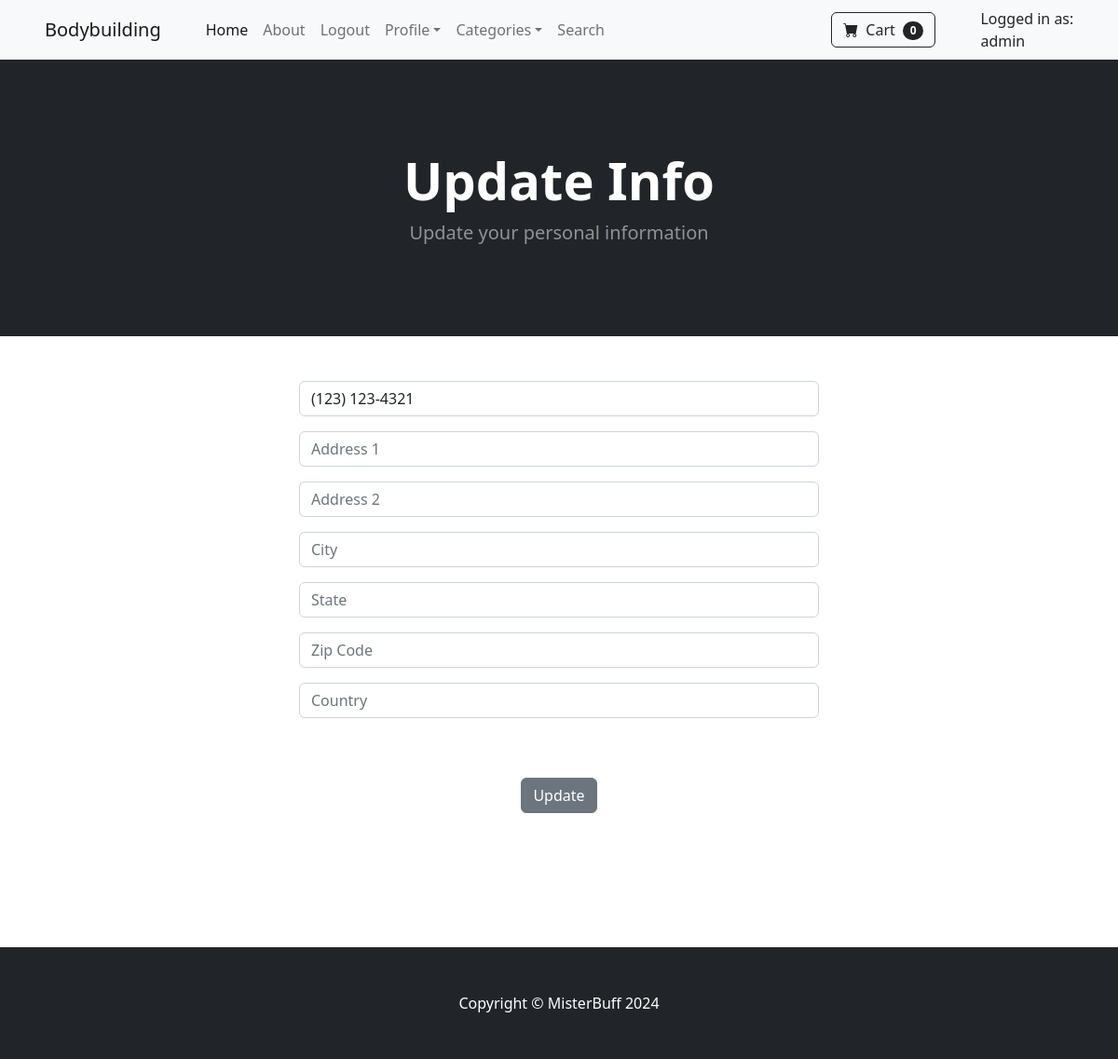
The app's page /update_info/ (signed in), older data.
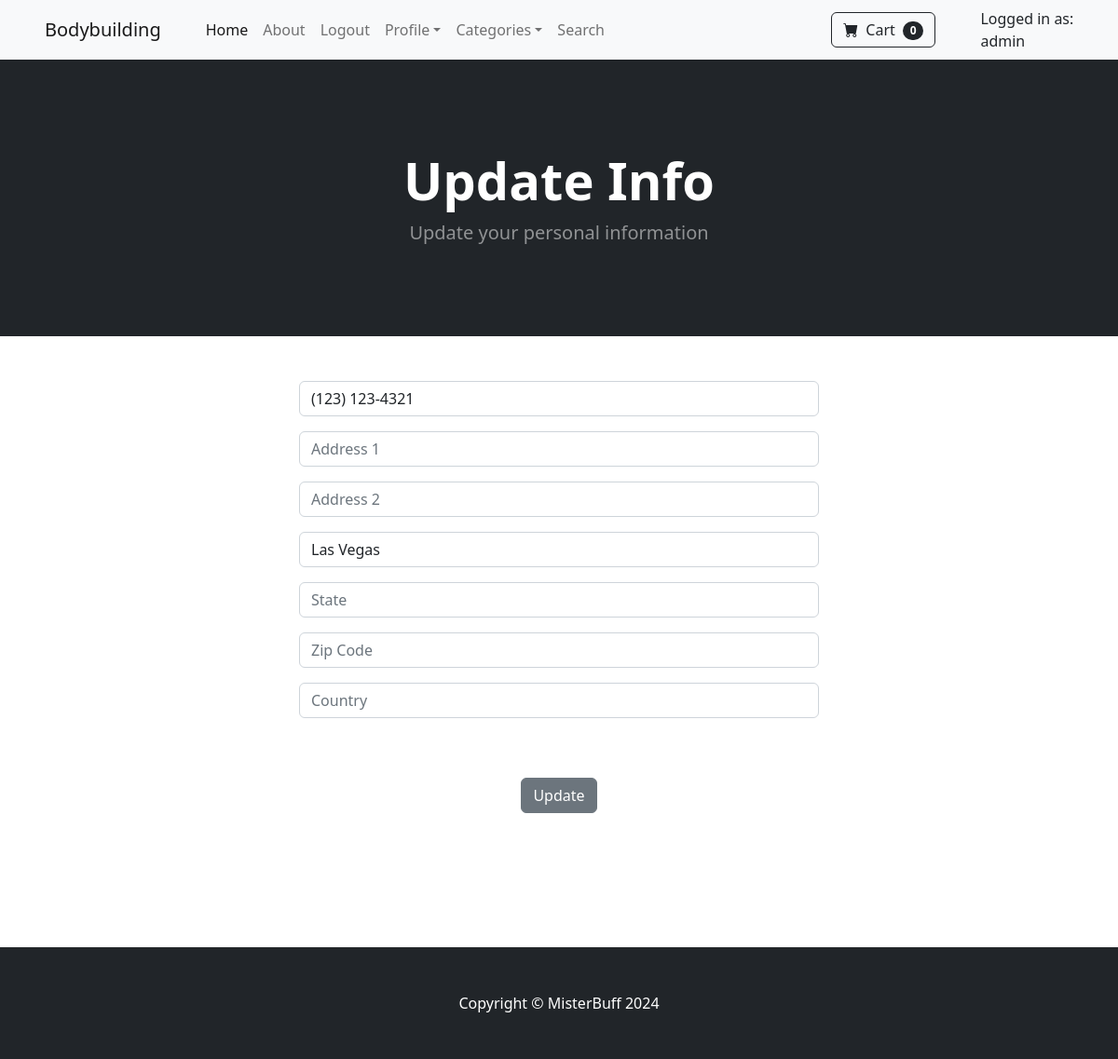
The same page, newer data.
### store/models.py (models this page shows, shortened)
class Profile(
    models.Model
):  # This profile model gives every user a profile. It's mainly to extend/add things to the Django User model
    user = models.OneToOneField(
        User, on_delete=models.CASCADE
    )  # CASCADE deletes the profile associated to User if User deletes their account
    date_modified = models.DateTimeField(
        User, auto_now=True
    )  # Time for when user updates
    phone = models.CharField(max_length=15, blank=True)
    address1 = models.CharField(max_length=200, blank=True)
    address2 = models.CharField(max_length=200, blank=True)
    city = models.CharField(max_length=200, blank=True)
    state = models.CharField(max_length=200, blank=True)
    zipcode = models.CharField(max_length=200, blank=True)
    country = models.CharField(max_length=200, blank=True)
    old_cart = models.CharField(max_length=200, blank=True, null=True)

### store/views.py (the view)
# urls.py: path("update_info/", views.update_info, name="update_info"),
def update_info(request):
    if request.user.is_authenticated:
        current_user = Profile.objects.get(id=request.user.id)  # Get current user
        form = UserInfoForm(request.POST or None, instance=current_user)
        if form.is_valid():
            form.save()
            messages.success(request, "Your personal information has been updated!")
            return redirect("home")
        return render(request, "update_info.html", {"form": form})
    else:
        messages.success(request, "You must be logged in to access this page...")
        return redirect("login")

### cart/cart.py (called while the page is built)
    def __len__(self):
        return len(self.cart)

### cart/context_processors.py (called while the page is built)
def cart(request):
    return {"cart": Cart(request)}

### store/templates/update_info.html (shortened to what this page needs)
{% extends 'base.html' %}
{% block content %}
    <header class="bg-dark py-5">
        <div class="container px-4 px-lg-5 my-5">
            <div class="text-center text-white">
                <h1 class="display-4 fw-bolder">Update Info</h1>
                <p class="lead fw-normal text-white-50 mb-0">Update your personal information</p>
            </div>
        </div>
    </header>
    <div class="container">
        <div class="row">
            <center>
                <div class="col-md-6">
                    <br/>
                    <br/>
                    <form method="POST" action="{% url 'update_info' %}">
                        {{ form.as_p }}
                        <br/>
                        <br/>
                        <button type="submit" class="btn btn-secondary">
                            Update
                        </button>
                    </form>
                    <br/>
                    <br/>
                    <br/>
                    <br/>
                    <br/>
                    <br/>
                </div>
            </center>
        </div>
    </div>
{% endblock %}

### store/templates/base.html (shortened to what this page needs)
{% load static %}
<!DOCTYPE html>
<html lang="en">
    <head>
        <link href="https://cdn.jsdelivr.net/npm/bootstrap-icons@1.5.0/font/bootstrap-icons.css" rel="stylesheet" />
        <link href="{% static 'css/styles.css' %}" rel="stylesheet" />
    </head>
    <body>
        {% include 'navbar.html' %}
        {% block content %}
        {% endblock %}
        <footer class="py-5 bg-dark">
            <div class="container"><p class="m-0 text-center text-white">Copyright &copy; MisterBuff 2024</p></div>
        </footer>
    </body>
</html>

### store/templates/navbar.html (shortened to what this page needs)
<nav class="navbar sticky-top navbar-expand-lg navbar-light bg-light">
    <div class="container px-4 px-lg-5">
        <a class="navbar-brand" href="{% url 'home' %}">Bodybuilding</a>
        <div class="collapse navbar-collapse" id="navbarSupportedContent">
            <ul class="navbar-nav me-auto mb-2 mb-lg-0 ms-lg-4">
                <li class="nav-item"><a class="nav-link active" aria-current="page" href="{% url 'home' %}">Home</a></li>
                <li class="nav-item"><a class="nav-link" href="{% url 'about' %}">About</a></li>
                {% if not user.is_authenticated %}
                    <li class="nav-item"><a class="nav-link" href="{% url 'login' %}">Login</a></li>
                {% else %}
                    <li class="nav-item"><a class="nav-link" href="{% url 'logout' %}">Logout</a></li>
                    <li class="nav-item dropdown">
                        <a class="nav-link dropdown-toggle" id="navbarDropdown" href="#" role="button" data-bs-toggle="dropdown" aria-expanded="false">Profile</a>
                    </li>
                {% endif %}
                <li class="nav-item dropdown">
                    <a class="nav-link dropdown-toggle" id="navbarDropdown" href="#" role="button" data-bs-toggle="dropdown" aria-expanded="false">Categories</a>
                </li>
                <li class="nav-item"><a class="nav-link" href="{% url 'search' %}">Search</a></li>
            </ul>
            <form class="d-flex">
                <a href="{% url 'cart_summary' %}" class="btn btn-outline-dark"><i class="bi-cart-fill me-1"></i>
                    Cart
                    <span class="badge bg-dark text-white ms-1 rounded-pill" id="cart_quantity">{{ cart|length }}</span></a>
            </form>
        </div>
    </div>
    <p class="mb-0 pe-3">Logged in as: {{ user.username }}</p>
</nav>

Row changes from the older to the newer data that the page shows:
changed Profile: city (not shown) → "Las Vegas"
